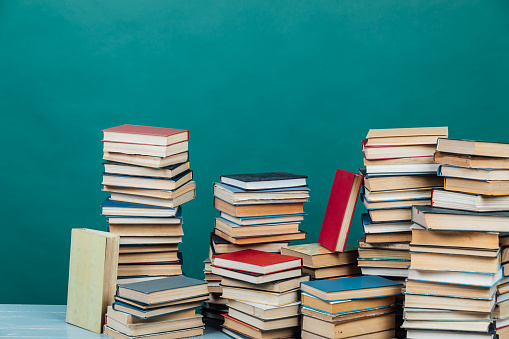
#> input picture group 412/lab2/Baidych_Volodymyr/Photo/img3.jpg, 509 x 339 px, found by its file name
$ jupyter execute lab2.ipynb
#> lines starting #> are read from the running program, lines starting #| are printed output that depends on the picture
[cell 1]
import cv2 as cv
import matplotlib.pyplot as plt
import numpy as np
from sklearn.decomposition import PCA

[cell 2]
img1 = cv.imread("Photo\img3.jpg", cv.IMREAD_GRAYSCALE) # queryImage
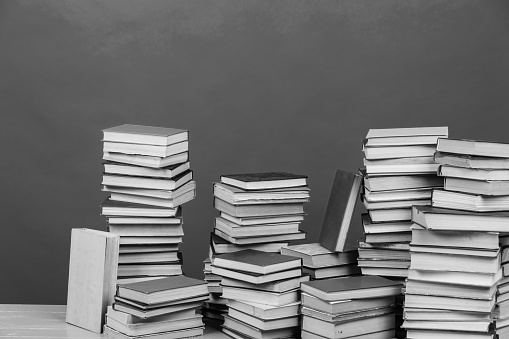
#> img1: shape (339, 509); min 0, max 253, mean 114.5
print(img1.shape)
#| (339, 509)
img2 = cv.rotate(img1[150:300, 250:500], cv.ROTATE_90_CLOCKWISE)
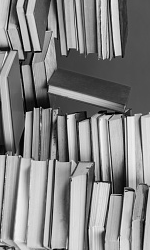
#> img2: shape (250, 150); min 0, max 247, mean 133

[cell 3]
def pca_sift(img1, img2):
    sift = cv.SIFT_create()
    kp1, des1 = sift.detectAndCompute(img1, None)
#> kp1 = 390 keypoints; strongest (x, y, size): (119, 264, 2), (102, 332, 2.1), (405, 325, 4), (121, 246, 3)
    kp2, des2 = sift.detectAndCompute(img2, None)
#> kp2 = 165 keypoints; strongest (x, y, size): (23, 48, 2), (70, 118, 5), (118, 53, 4.4), (119, 184, 13.8)

    des = np.vstack((des1, des2))
    pca = PCA(n_components=32)

    pca_des = pca.fit_transform(des)

    return len(des1), kp1, kp2, pca_des

[cell 4]
def bf(img1, img2):
    n, kp1, kp2, pca_des = pca_sift(img1, img2)
#> n = 390
    bf = cv.BFMatcher(cv.NORM_L1, crossCheck=True)
    matches = bf.match(pca_des[:n], pca_des[n:])
#> matches = 144 matches

    matches = sorted(matches, key=lambda x: x.distance)
    img = cv.drawMatches(img1, kp1, img2, kp2, matches[:10], img2, flags=2)
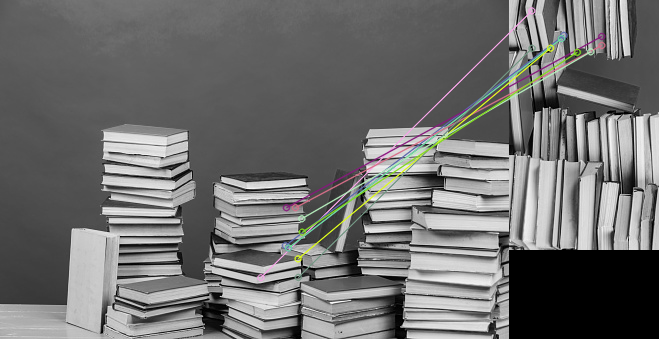
#> img: shape (339, 659, 3); mean of channels 0, 1, 2 111, 111.5, 111.5; drawn as B, G, R
    img = cv.cvtColor(img, cv.COLOR_BGR2RGB)
    return img

[cell 5]
def my_matcher(img1, img2):
    n, kp1, kp2, pca_des = pca_sift(img1, img2)
#> n = 390
    matches = []
    for i, d1 in enumerate(pca_des[:n]):
        distances = np.linalg.norm(d1-pca_des[n:], axis=1)
        min_idx = np.argmin(distances)
        min_dist = distances[min_idx]
        if min_dist < 0.8:
            matches.append(cv.DMatch(i, min_idx, min_dist))
#> this loop made 390 passes
#> (min_idx, min_dist) on passes 1 to 3: (91, 226.2), (88, 321.6), (122, 328.2)
#> after the loop, matches = 72 matches
    img = cv.drawMatches(img1, kp1, img2, kp2, matches[:10], img2, flags=2)
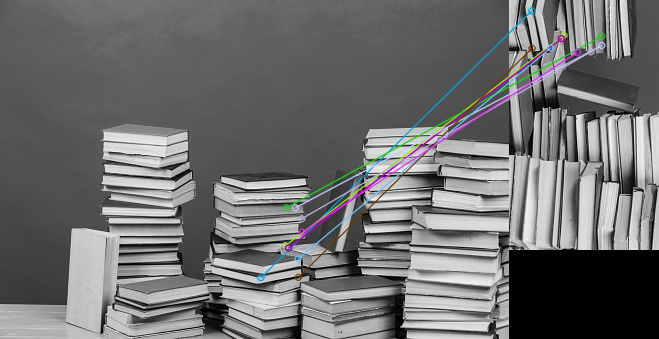
#> img: shape (339, 659, 3); mean of channels 0, 1, 2 111.4, 111.1, 111; drawn as B, G, R
    img = cv.cvtColor(img, cv.COLOR_BGR2RGB)
    return img

[cell 6]
def show_image(img):
    plt.figure(figsize=(15, 15))
    plt.imshow(img)
    plt.show()

[cell 7]
bf_match = bf(img1, img2)
show_image(bf_match)

[cell 8]
match = my_matcher(img1, img2)
show_image(match)

[cell 9]
img1 = cv.imread("Photo\img4.jpg", cv.IMREAD_GRAYSCALE) # queryImage
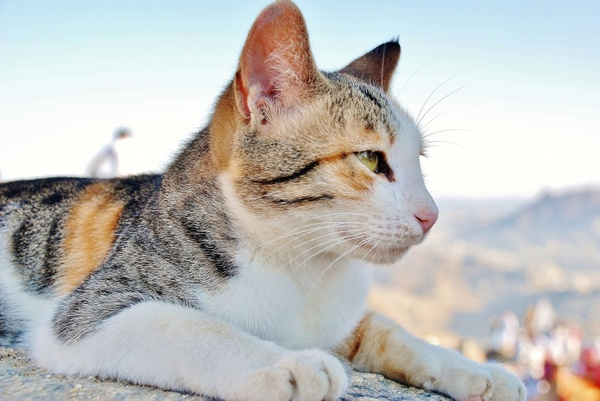
#> input picture group 412/lab2/Baidych_Volodymyr/Photo/img4.jpg, 600 x 401 px, found by its file name
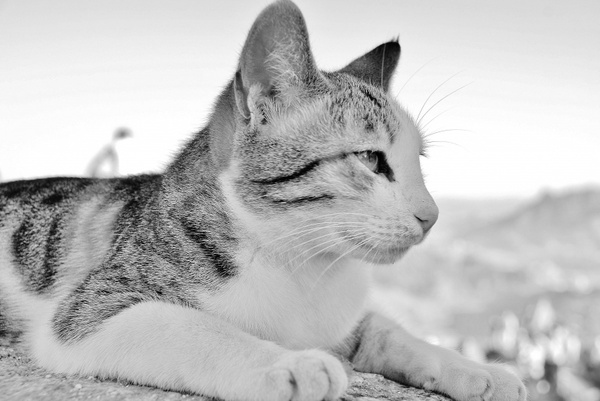
#> img1: shape (401, 600); min 0, max 255, mean 190.4
img2 = cv.rotate(img1[50:250, 200:400], cv.ROTATE_90_CLOCKWISE)
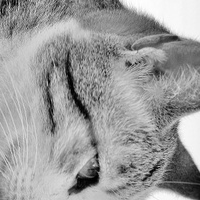
#> img2: shape (200, 200); min 0, max 255, mean 155.8

[cell 10]
bf_match = bf(img1, img2)
#> in pca_sift (call 3), `kp1, des1 = sift.detectAndCompute(img1, None)`: kp1 = 873 keypoints; strongest (x, y, size): (387, 54, 18.5), (382, 166, 12.8), (356, 153, 2.9), (282, 201, 1.9)
#> in pca_sift (call 3), `kp2, des2 = sift.detectAndCompute(img2, None)`: kp2 = 283 keypoints; strongest (x, y, size): (83, 183, 11.4), (97, 156, 2.9), (49, 82, 1.9), (175, 38, 4.6)
#> in bf (call 2), `n, kp1, kp2, pca_des = pca_sift(img1, img2)`: n = 873
#> in bf (call 2), `matches = bf.match(pca_des[:n], pca_des[n:])`: matches = 266 matches
#> in bf (call 2), `img = cv.drawMatches(img1, kp1, img2, kp2, matches[:10], img2, flags=2)`:
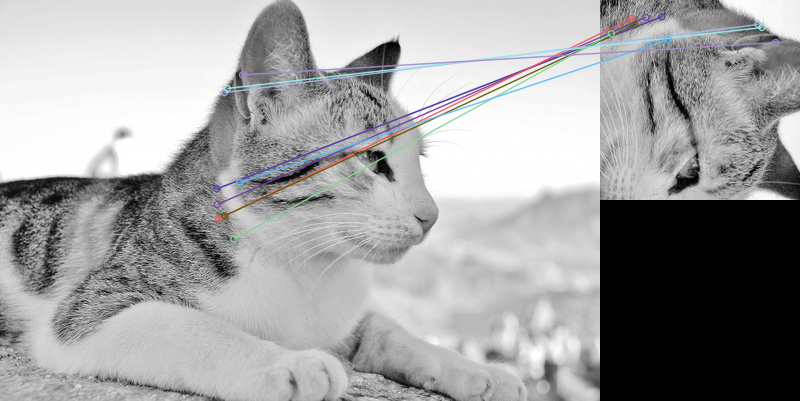
#> img: shape (401, 800, 3); mean of channels 0, 1, 2 162.1, 161.6, 161.5; drawn as B, G, R
show_image(bf_match)

[cell 11]
match = my_matcher(img1, img2)
#> in my_matcher (call 2), `n, kp1, kp2, pca_des = pca_sift(img1, img2)`: n = 873
#> the loop in my_matcher (call 2), `for i, d1 in enumerate(pca_des[:n]):` made 873 passes
#> (min_idx, min_dist) on passes 1 to 3: (107, 342), (168, 303), (161, 270.8)
#> after the loop in my_matcher (call 2), `for i, d1 in enumerate(pca_des[:n]):`: matches = 169 matches
#> in my_matcher (call 2), `img = cv.drawMatches(img1, kp1, img2, kp2, matches[:10], img2, flags=2)`:
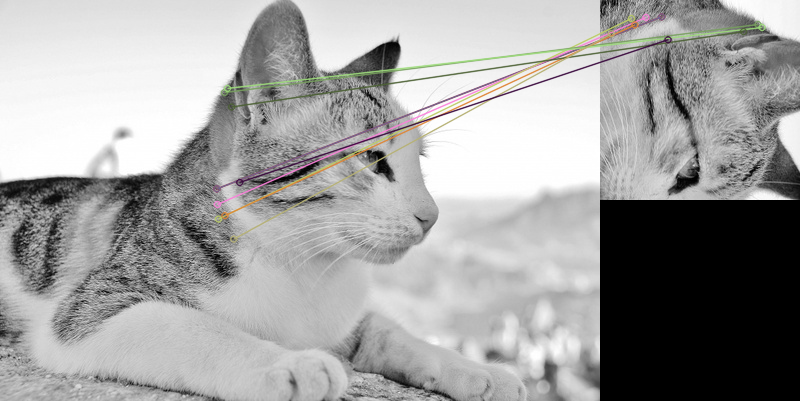
#> img: shape (401, 800, 3); mean of channels 0, 1, 2 160.8, 161.4, 161.6; drawn as B, G, R
